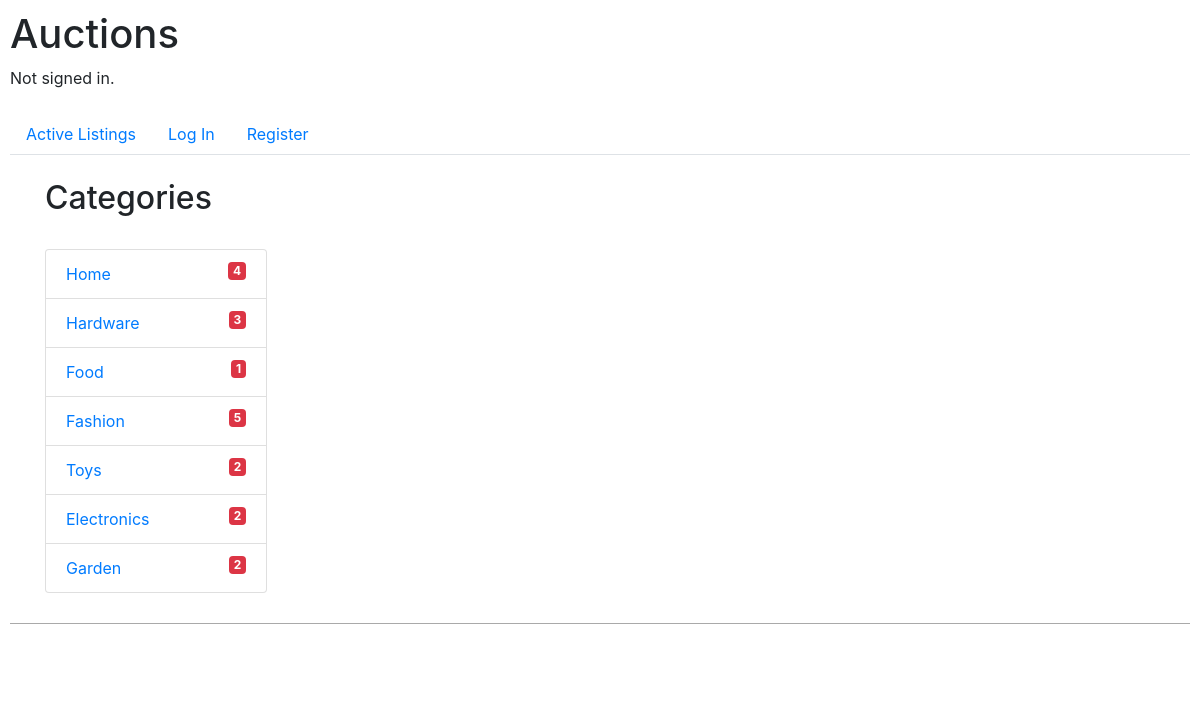
The page /categories on the database its author committed.
### auctions/models.py (models this page shows)
class Category(models.Model):
    name = models.CharField(max_length=24)
    listings = models.ManyToManyField(Listing, blank=True, related_name="categories")
    def __str__(self):
        return f"{self.name}"

### auctions/views.py (the view)
# urls.py: path("categories", views.categories, name="categories")
def categories(request):
    return render(request, "auctions/categories.html", {
        "categories": Category.objects.all()
    })

### auctions/templates/auctions/categories.html
{% extends "auctions/layout.html" %}
{% block body %}
    <div class="container">
        <h2>Categories</h2><br>
        <ul class="list-group" style="width: 20%;">
            {% for category in categories %}
                <li class="list-group-item">
                    <a href="{% url 'index' %}?category_id={{ category.id }}">{{ category }}</a>
                    <div class="badge badge-danger" style="float: right;">
                        {{ category.listings.all|length }}
                    </div>
                </li>
            {% empty %}
                No Categories.
            {% endfor %}
        </ul>
    </div>
{% endblock %}

### auctions/templates/auctions/layout.html (shortened to what this page needs)
{% load static %}
<!DOCTYPE html>
<html lang="en">
    <head>
        <link rel="stylesheet" href="https://stackpath.bootstrapcdn.com/bootstrap/4.4.1/css/bootstrap.min.css">
        <link href="{% static 'auctions/styles.css' %}" rel="stylesheet">
    </head>
    <body>
        <div class="header">
            <h1>Auctions</h1>
            <div>
                {% if user.is_authenticated %}
                    Signed in as <strong>{{ user.username }}</strong>.
                {% else %}
                    Not signed in.
                {% endif %}
            </div><br>
            {% url 'index' as url_index %}
            {% url 'create' as url_create %}
            {% url 'categories' as url_categories %}
            {% url 'watchlist' as url_watchlist %}
            {% url 'logout' as url_logout %}
            {% url 'login' as url_login %}
            {% url 'register' as url_register %}
            <nav class="navbar-light bg-white border-bottom" style="width: 100%;">
                <ul class="nav nav-pills">
                    <li class="nav-item">
                        <a class="nav-link {% if request.path == url_index %}active{% endif %}" href="{% url 'index' %}">Active Listings</a>
                    </li>
                    {% if user.is_authenticated %}
                        <li class="nav-item">
                            <a class="nav-link {% if request.path == url_create %}active{% endif %}" href="{% url 'create' %}">Create Listing</a>
                        </li>
                        <li class="nav-item">
                            <a class="nav-link {% if request.path == url_categories %}active{% endif %}" href="{% url 'categories' %}">Categories</a>
                        </li>
                        <li class="nav-item">
                            <a class="nav-link {% if request.path == url_watchlist %}active{% endif %}" href="{% url 'watchlist' %}">Watchlist</a>
                        </li>
                        <li class="nav-item">
                            <a class="nav-link {% if request.path == url_logout %}active{% endif %}" href="{% url 'logout' %}">Log Out</a>
                        </li>
                    {% else %}
                        <li class="nav-item">
                            <a class="nav-link {% if request.path == url_login %}active{% endif %}" href="{% url 'login' %}">Log In</a>
                        </li>
                        <li class="nav-item">
                            <a class="nav-link {% if request.path == url_register %}active{% endif %}" href="{% url 'register' %}">Register</a>
                        </li>
                    {% endif %}
                </ul>
            </nav>
        </div>
        <br>
        {% block body %}
        {% endblock %}
        <div class="footer" style="margin-top:30px; height: 60px; background-color: white; border-top: 1px darkgray solid">
        </div>
    </body>
</html>

### auctions/static/auctions/styles.css (style rules this page uses)
body { padding: 10px; }

### rows shown on the page
Category: name "Home", listings.all|length "4"
Category: name "Hardware", listings.all|length "3"
Category: name "Food", listings.all|length "1"
Category: name "Fashion", listings.all|length "5"
Category: name "Toys", listings.all|length "2"
Category: name "Electronics", listings.all|length "2"
Category: name "Garden", listings.all|length "2"
